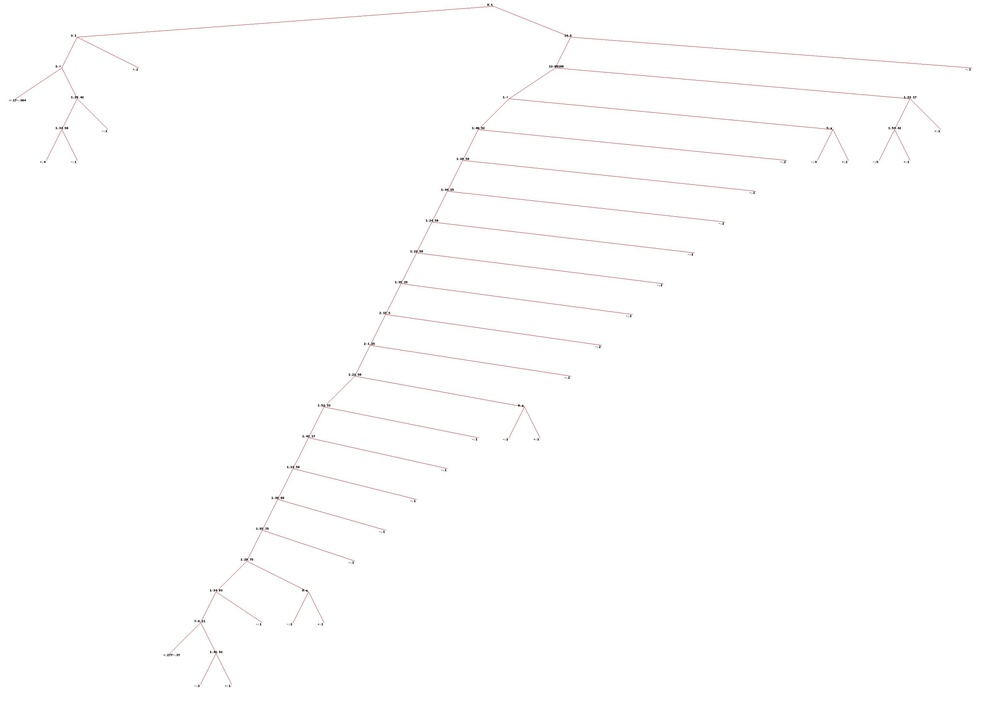
#> input picture datamin/data_mining/tree.jpg, 987 x 715 px, shrunk from 3200 x 2320 before the run
$ python -i cut_image.py   (imports and definitions only)
#> lines starting #> are read from the running program, lines starting #| are printed output that depends on the picture; after the words box and inside, x2 and y2 are one past the last pixel; in counts of white or black regions, pixels touching at a corner belong together
# -*- encoding: utf-8 -*- #注意此处为小写
'''
Function :Logo 比对，边缘检测划分子图;子图特征提取;特征组合方法;使用距离分布直方图
Created on 2014年12月11日
@author: momo
'''
import cv2.cv as cv
import cv2
from PIL import Image  # ~~~~~~~
import numpy as np
import math


# canny 边缘检测
def Canny(imgname):
    img = cv2.imread(imgname)
    gray = cv2.cvtColor(img, cv2.COLOR_BGR2GRAY)  # 读取灰度图
    image = cv2.erode(gray, None, iterations=4)  # 图像的4次腐蚀
    image = cv2.dilate(image, None, iterations=4)  # 图像的4次膨胀。开运算
    # canny边界检测, 30和150是检测阈值，opencv必须手工输入阈值，如需自动匹配阈值，请参考cvCanny介绍
    PCannyImg = cv2.Canny(image, 50, 150)
    # cv2.findContours()函数来查找检测物体的轮廓
    # 提取边界，参数 cv2.RETR_EXTERNAL为提取最外层边界
    # 返回两个值，一个是轮廓本身，还有一个是每条轮廓对应的属性
    contour, hierarchy = cv2.findContours(
        PCannyImg, cv2.RETR_EXTERNAL, cv2.CHAIN_APPROX_SIMPLE)
    mylist = []
    i = 0
    for iterm in contour:
        bound_rect = cv2.boundingRect(iterm)  # 边界的矩形属性
        # print "bound_rect",bound_rect
# if bound_rect[2]*bound_rect[3]>500 and bound_rect[2]*bound_rect[3]<
# img.shape[0]*img.shape[1]*2/3:  #计算轮廓内连通区域的面积 and
# bound_rect[2]*bound_rect[3]<
        # 计算轮廓内连通区域的面积 and bound_rect[2]*bound_rect[3]<
        if bound_rect[2] * bound_rect[3] > 200 and bound_rect[2] * bound_rect[3] < img.shape[0] * img.shape[1] * 2 / 3:
            pt1 = (bound_rect[0], bound_rect[1])
            pt2 = (
                bound_rect[0] + bound_rect[2], bound_rect[1] + bound_rect[3])
# [5 lines of commented-out code are left out]
            mylist.append([])
            mylist[-1] = [(pt1 + pt2), bound_rect, iterm]
            i = i + 1
    return mylist


def pilcut(imgname, listname):  # 切割子图
    # print "pilcut imgname is -------------",imgname
    im = Image.open(imgname)
    i = 0
    for item in listname:
        # print "item is",item[0],item[1]
        xim = im.crop(item[0])  # 根据元组坐标信息切割子图,速度未知
        # print "xim is",xim
        xim.save('D:/img/image' + str(i) + '.jpg')  # ~~~~here
        i = i + 1


'''
@new function：计算与四个顶点的夹角，同时返回区域位置信息
'''


def vision_center(Img, top, left, height, width):
    # print "Img",Img
    try:
        img = cv2.imread(Img)
        gray = cv2.cvtColor(img, cv2.COLOR_BGR2GRAY)  # 读取灰度图
    except:
        return 0
    ret, binary = cv2.threshold(gray, 127, 255, cv2.THRESH_BINARY)  # 获得图像的二值矩阵
    (Center_x, Center_y) = img_center(binary, 0, 0)  # 整幅图的重心
    S_x = Center_x + int(left)
    S_y = Center_y + int(top)
    angle1 = img_angle(S_x, S_y)  # 子图重心相对整幅图像左上顶点的夹角
    angle2 = img_angle(S_y, width - S_x)  # 相对于右上顶点的夹角
    angle3 = img_angle(width - S_x, height - S_y)  # 想对于右下点顶的夹角
    angle4 = img_angle(height - S_y, S_x)  # 相对于左下顶点的夹角
    # 返回<00011110>这种位置描述
    return Locate_binary((angle1, angle2, angle3, angle4))


'''
@function:判断图像从该夹角属于哪个区域
'''


def Locate_binary(angle):
    locate = ''
    for item in angle:
        value = item / 22.5
        if value < 1:
            locate = locate + '00'
        elif value < 2:
            locate = locate + '01'
        elif value < 3:
            locate = locate + '10'
        else:
            locate = locate + '11'
    return locate
# print Locate_binary((15,25,57,80))


'''
EMD中对logo及增信图标的纹理特征获取，对这里进行修改得到！！！
'''


# 按照论文五，获得子图像的视觉特征，先按照EMD计算图像之间的距离，首先参考论文中每种属性相似性的度量方法，再按照EMD原理，实现最终的距离度量
def get_features(Img):

#> called with Img = '../../../datamin/data_mining/tree.jpg'
    img = cv2.imread(Img)
#> img is the input picture: shape (715, 987, 3); mean B, G, R 254, 254, 254.3
    gray = cv2.cvtColor(img, cv2.COLOR_BGR2GRAY)  # 读取灰度图
    ret, binary = cv2.threshold(gray, 127, 255, cv2.THRESH_BINARY)
#> binary: shape (715, 987); 100% white; black in thin lines or dots
    (Center_x, Center_y) = img_center(binary, 0, 0)  # 整幅图的重心
#> in img_center, `M = cv2.moments(binary)`: M = moments, m00 179878530, centre m10/m00, m01/m00 = (493, 357)
#> in img_center, `cx, cy = int(M['m10'] / M['m00']), int(M['m01'] / M['m00'])`: cx = 493; cy = 357
#> Center_x = 493; Center_y = 357
    leng_diagonal = math.sqrt(
        gray.shape[0] * gray.shape[0] + gray.shape[1] * gray.shape[1])
#> leng_diagonal = 1218.8
    # print "Center_x",Center_x
    List = Canny(Img)  # 返回轮廓信息，(轮廓矩形框信息，边界点集合)
#> in Canny, `image = cv2.erode(gray, None, iterations=4)`:
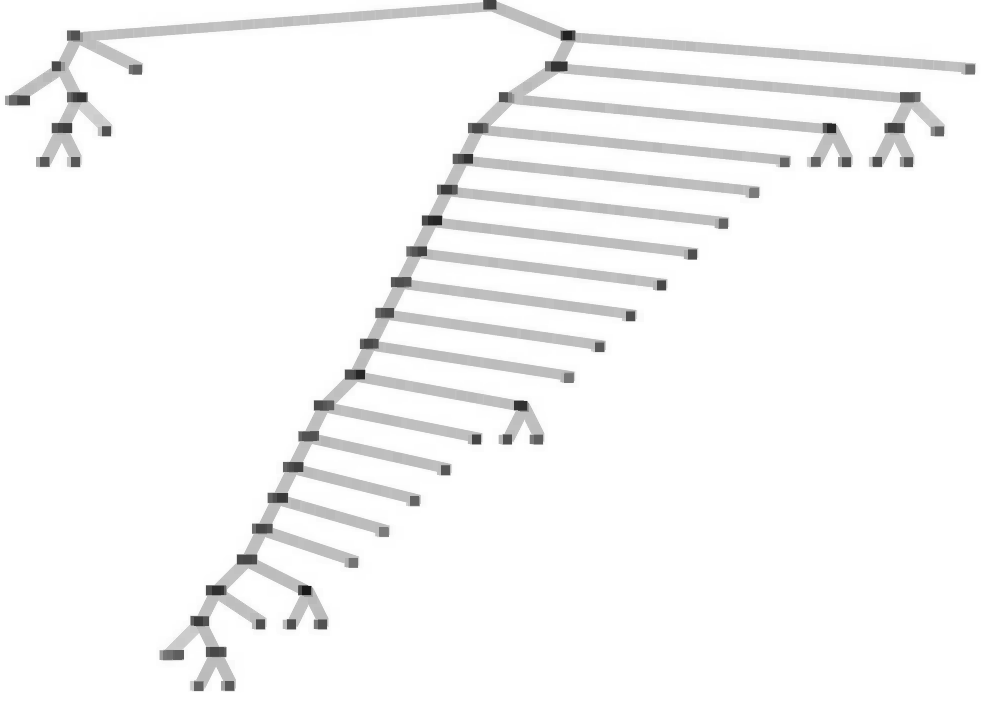
#> image: shape (715, 987); min 25, max 255, mean 247.1
#> in Canny, `PCannyImg = cv2.Canny(image, 50, 150)`:
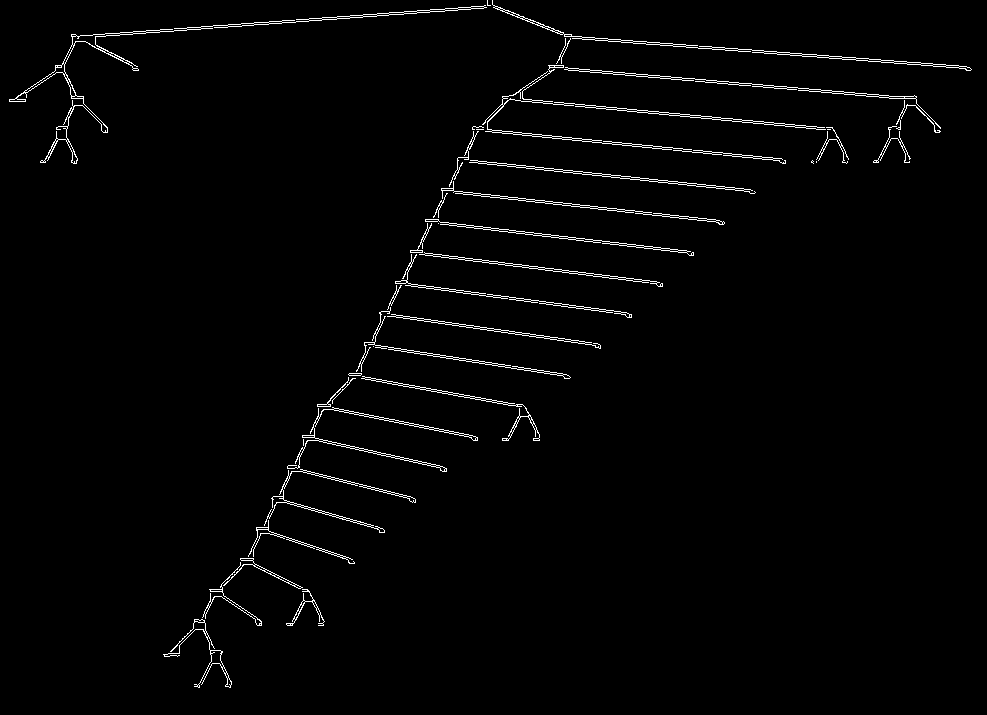
#> PCannyImg: shape (715, 987); 1.8% white in thin lines or dots
#> in Canny, `contour, hierarchy = cv2.findContours( PCannyImg, cv2.RETR_EXTERNAL, c..`: contour = 40 contours, 11 with area under 20; largest, box (x1, y1, x2, y2) and area: (9, 5, 487, 164) 1428, (492, 0, 972, 71) 864, (482, 65, 826, 150) 830, (287, 407, 478, 472) 642, (564, 67, 941, 129) 542
#> the loop in Canny, `for iterm in contour:` made 40 passes
#> (bound_rect, pt2) on passes 1, 2, 3, 4, 5, 6, 8, 9, 10, 11, 14, 15: ((163, 619, 69, 69), (232, 688)), ((286, 589, 39, 37), (325, 626)), ((202, 562, 60, 64), (262, 626)), ((223, 558, 80, 31), (303, 589)), ((248, 520, 107, 44), (355, 564)), ((264, 469, 152, 64), (416, 533)), ((287, 407, 191, 65), (478, 472)), ((332, 378, 24, 26), (356, 404)), ((317, 377, 32, 30), (349, 407)), ((361, 376, 179, 65), (540, 441)), ((387, 314, 214, 35), (601, 349)), ((356, 307, 215, 72), (571, 379))
#> bound_rect on passes 12, 13, 19, 25, 33, 40: (348, 373, 14, 3), (373, 346, 1, 1), (438, 223, 1, 1), (811, 160, 3, 4), (472, 126, 12, 4), (487, 0, 4, 6)
#> after the loop in Canny, `for iterm in contour:`: i = 30; mylist = 30 items
#> List = 30 items
# [4 lines of commented-out code are left out]
    feature = []
    # print "Img",Img
    # print "LIst from canny is",List
    for iterm in List:

        '''
        [
        (1, 33, 386, 34), (1, 33, 385, 1), array([  [  [  1,  33]  ],

       [ [385,  33] ]   ])
        ]
        '''
        cv2.rectangle(
            gray, iterm[0][:2], iterm[0][2:], cv.CV_RGB(255, 0, 0), 2)
        # print "iterm[]",iterm[1],iterm[0][1],iterm[0][3]
        # 截取子图像矩阵 #~~here
        SubImg = gray[iterm[0][1]:iterm[0][3], iterm[0][0]:iterm[0][2]]
        SubBin = binary[
            iterm[0][1]:iterm[0][3], iterm[0][0]:iterm[0][2]]  # 截取二值子图像矩阵
        Sub_x, Sub_y = img_center(SubBin, iterm[0][0], iterm[0][1])  # 子图像重心坐标
        # print "Sub_x,Sub_y is",Sub_x,Sub_y
        Distance = math.sqrt((Sub_x - Center_x) * (Sub_x - Center_x) +
                             (Sub_y - Center_y) * (Sub_y - Center_y))  # 分块重心与整幅图像重心间的距离
        # print "Distance is",Distance,Distance/leng_diagonal
        # 与重心间距离相对对角线的比例
        angle = img_angle(Sub_y, Sub_x)  # 子图重心相对整幅图像顶点的夹角
        # print "tan is",angle
        Sub_entory = Entory(SubImg)  # 计算分块子图的信息熵
        Sub_eccentricity = img_eccentricity(SubBin)  # 计算分块的偏心率
       # print "iterm[2] is",iterm
        Sub_circularity = Subimg_circularity(Sub_x, Sub_y, iterm[2])  # 分块的圆形性
        Sub_hu = img_hu(SubBin)  # 分块的Hu矩
        feature.append([])
        feature[-1] = (iterm[1], (Sub_x, Sub_y), Distance, angle, Distance /
                       leng_diagonal, Sub_entory, Sub_eccentricity, Sub_circularity, Sub_hu)
#> this loop made 30 passes
#> (cx in img_center, cy in img_center, Sub_x, Sub_y, Distance, angle, Sub_entory) on passes 1, 2, 3, 4, 5, 6, 7, 9, 10, 11, 12, 14: (33, 34, 196, 653, 419.3, 16.71, 2.14), (19, 18, 305, 607, 312.8, 26.68, 2.62), (29, 31, 231, 593, 352.6, 21.28, 2.13), (39, 15, 262, 573, 316.3, 24.57, 2.06), (53, 21, 301, 541, 265.9, 29.09, 1.95), (75, 31, 339, 500, 210.2, 34.14, 1.88), (95, 31, 382, 438, 137.4, 41.09, 1.82), (15, 14, 332, 391, 164.6, 40.33, 2.1), (88, 31, 449, 407, 66.6, 47.81, 1.85), (106, 16, 493, 330, 27, 56.2, 1.77), (107, 35, 463, 342, 33.54, 53.55, 1.86), (118, 31, 513, 285, 74.73, 60.95, 1.91)
#> (cx in img_center, cy in img_center, Sub_x, Sub_y, Distance, angle, Sub_entory) on passes 8, 13, 18, 28: (11, 12, 343, 390, 153.6, 41.33, 2.19), (7, 12, 394, 297, 115.8, 52.99, 2.54), (7, 12, 440, 205, 161, 65.02, 2.69), (7, 12, 563, 50, 314.9, 84.92, 2.81)
#> pass 1, in get_features, `SubImg = gray[iterm[0][1]:iterm[0][3], iterm[0][0]:iterm[0][2]]`:
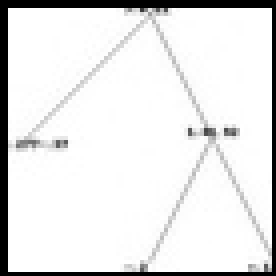
#> SubImg: shape (69, 69) (shown 4 times larger); min 0, max 255, mean 228.8
#> pass 1, in get_features, `SubBin = binary[ iterm[0][1]:iterm[0][3], iterm[0][0]:iterm[0][2]]`:
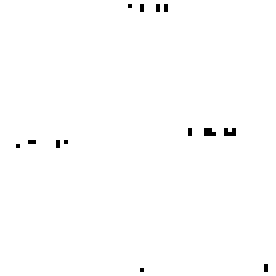
#> SubBin: shape (69, 69) (shown 4 times larger); 99.4% white; black in thin lines or dots, all inside (x1, y1, x2, y2) = (4, 1, 67, 68)
#> after the loop:
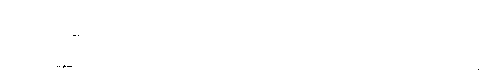
#> SubBin: shape (71, 480); 100% white; black in thin lines or dots, all inside (x1, y1, x2, y2) = (57, 35, 479, 70)
#> after the loop:
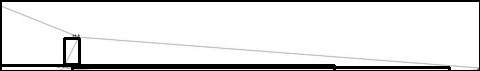
#> SubImg: shape (71, 480); min 0, max 255, mean 225.6
#> after the loop:
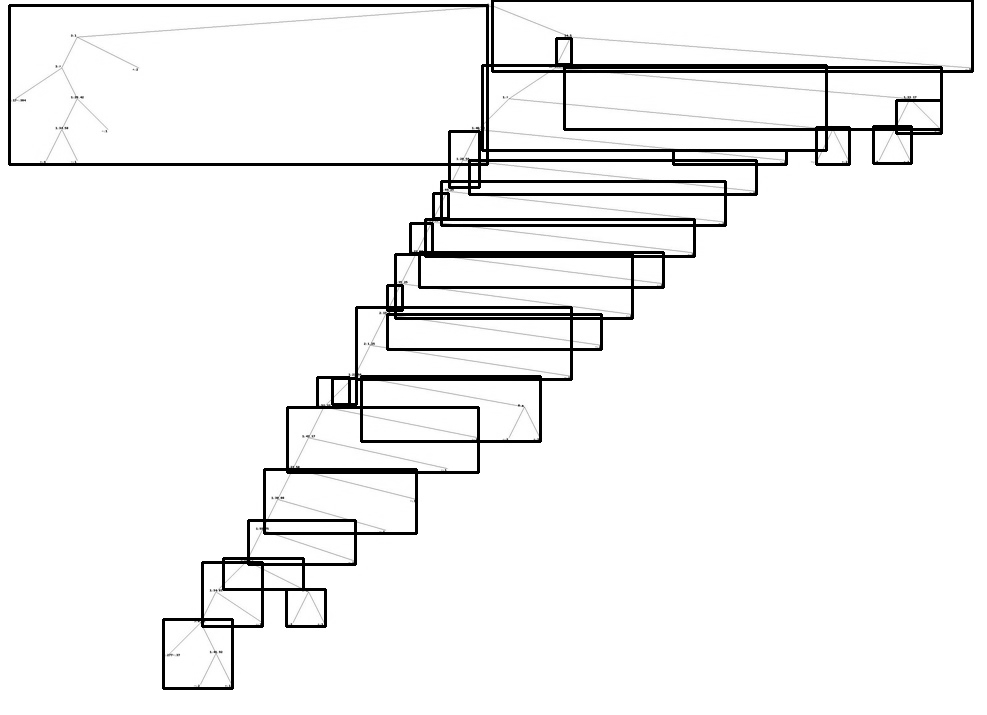
#> gray: shape (715, 987); min 0, max 255, mean 241.8
    return feature


def img_angle(cx, cy):
    # print "cx,cy in angle is",cx,cy
    angle = math.atan2(cy, cx) * 180 / math.pi
    # print "angle is",angle
    return angle


def img_center(binary, point_x, point_y):  # 计算图像的重心
    # 找到分块的重心
    M = cv2.moments(binary)
    # print "m[10],m[01],m[00]",M['m10'],M['m00'],M['m01']
    if M['m00'] != 0.0:
        cx, cy = int(M['m10'] / M['m00']), int(M['m01'] / M['m00'])
    else:
        cx, cy = (0, 0)
    # print "cx,cy",point_x+cx,point_y+cy
    return point_x + cx, point_y + cy


def img_hu(binary):  # Hu不变矩
    M = cv2.moments(binary)
    Hu = cv2.HuMoments(M)
    # print "Sub Hu is",Hu
    Hu_list = []
    for item in Hu:

        Hu_list.append([])
        Hu_list[-1] = item[0]
    return Hu_list


def img_eccentricity(binary):  # 计算图像的偏心率
    # 找到分块的重心
    M = cv2.moments(binary)
    if (M['m20'] + M['m02']) * (M['m20'] + M['m02']) != 0:
        e = ((M['m20'] - M['m02']) * (M['m20'] - M['m02']) + 4 * M['m11'] *
             M['m11']) / ((M['m20'] + M['m02']) * (M['m20'] + M['m02']))  # 论文5中公式错误
    else:
        e = 0
    # print "sub 图像偏心率是",e
    return e
'''
@function:计算子图的圆形性好像与整幅大图的圆形性不太一致，故此处修改为Subimg_circularity
'''


def Subimg_circularity(center_x, center_y, contour):  # ~~here
    Sub_dis = 0
    Sum = 0
    for iterm in contour:
        # [8 lines of commented-out code are left out]
        S_distance = (center_x - iterm[0:1, 0]) * (center_x - iterm[0:1, 0]) + (
            center_y - iterm[0:1, 1]) * (center_y - iterm[0:1, 1])
#         print "S_distance is",S_distance
#         raw_input("iterm cir")
        distance = math.sqrt(S_distance)
        Sub_dis = Sub_dis + distance
        Sum = Sum + S_distance
    if len(contour) == 0:
        return 0
    ave_dis = Sub_dis / len(contour)
    SD = math.sqrt(Sum / len(contour))
    if SD == 0:
        return 0
    circularity = ave_dis / SD
    # print "img_circularity",circularity
    return circularity


def Entory(gray):  # 实现灰度图像的信息熵,是否需要计算二值化的信息熵？？？
    #     print "Entory width,heigth",gray.shape
    mat = np.zeros(256, np.float16)
    for i in range(gray.shape[0]):  # 统计每个像素的个数
        for j in range(gray.shape[1]):
            num = gray[i][j]
            mat[num] = mat[num] + 1
        j = j + 1
    i = i + 1
    for i in range(255):
        #         print mat[i],gray.size
        mat[i] = mat[i] / (gray.size)
    H1 = 0
    for i in range(255):
        if mat[i] != 0:
            H1 = H1 + (-mat[i] * math.log(mat[i]) / math.log(2))
    # print "Sub_entory is",H1
    return H1


'''
@function:获取图像的dct信息
'''


# [16 lines of commented-out code are left out]

>>> result = get_features('../../../datamin/data_mining/tree.jpg')
